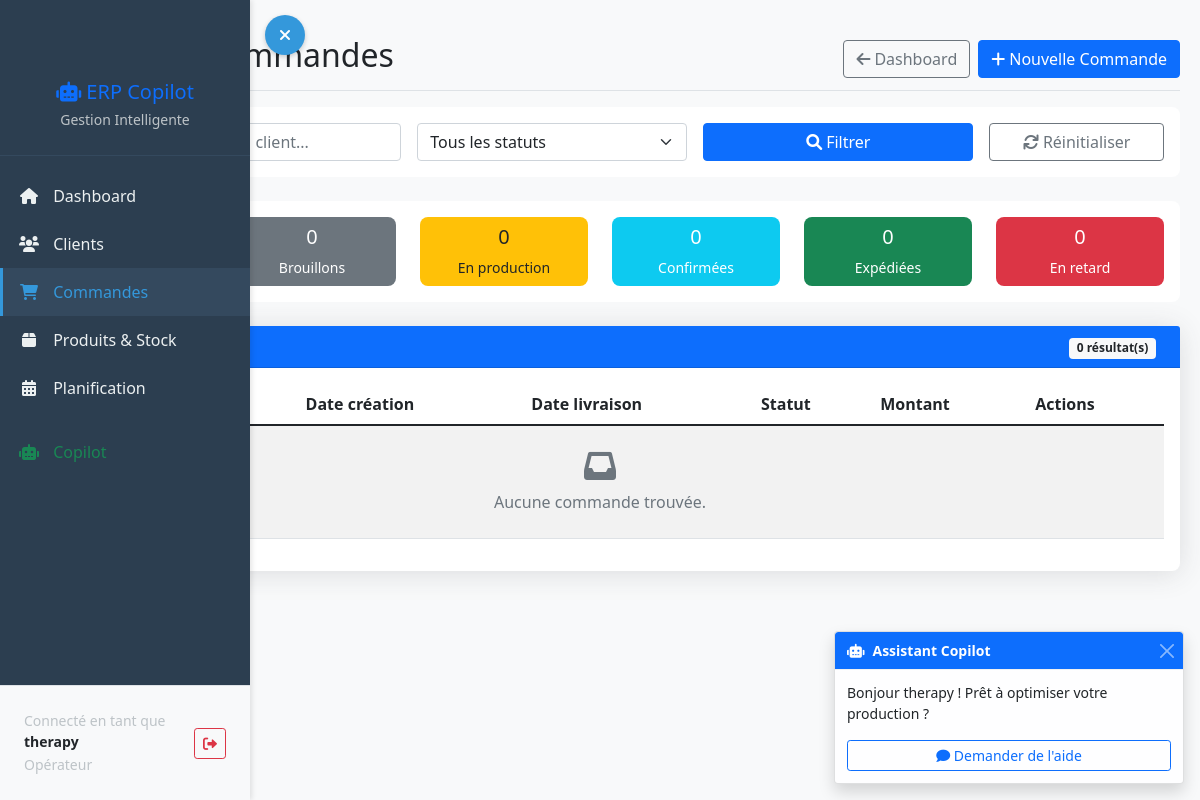
The page /orders/ (signed in) on the database as committed earlier.
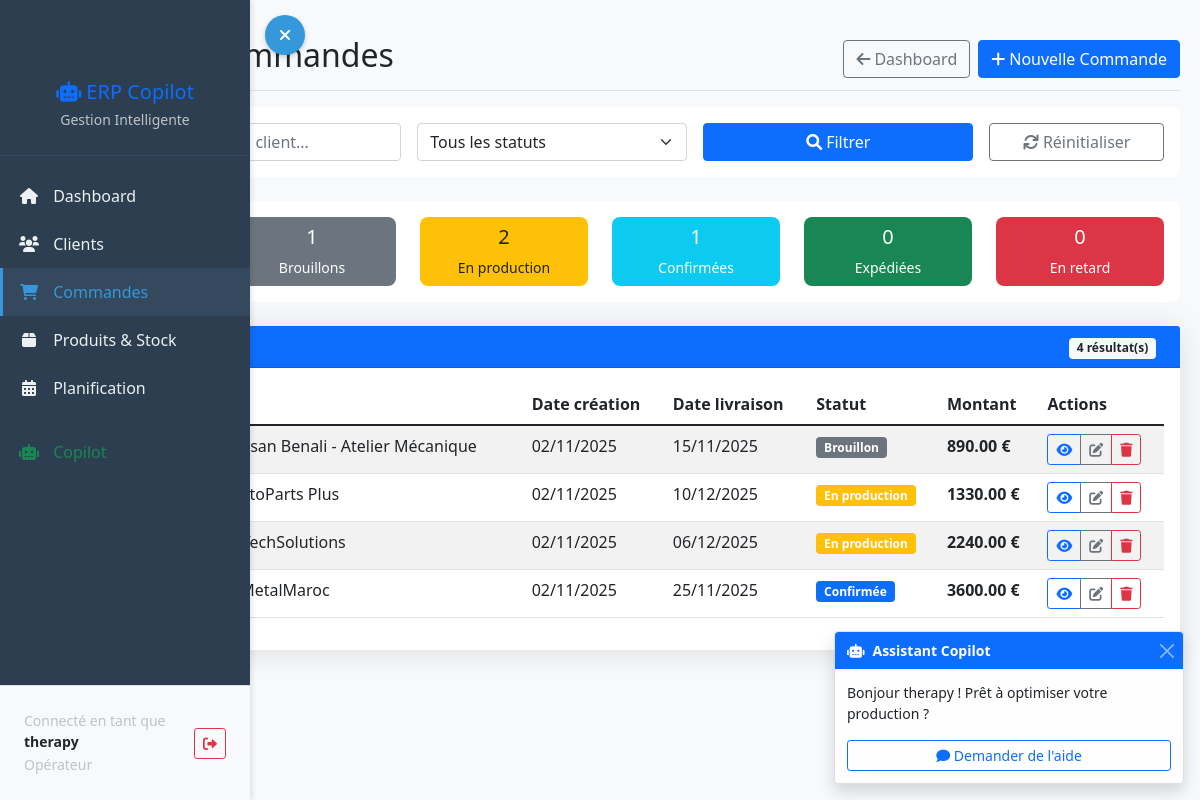
The same page on the database as committed later.
### dashboard/models.py (models this page shows, shortened)
class CustomUser(AbstractUser):
    ROLE_CHOICES = [
        ('admin', 'Administrateur'),
        ('manager', 'Manager'),
        ('operator', 'Opérateur'),
    ]
    role = models.CharField(max_length=20, choices=ROLE_CHOICES, default='operator')
    phone = models.CharField(max_length=20, blank=True)

class Order(models.Model):
    STATUS_CHOICES = [
        ('draft', 'Brouillon'),
        ('confirmed', 'Confirmée'),
        ('in_production', 'En production'),
        ('shipped', 'Expédiée'),
        ('delivered', 'Livrée'),
        ('cancelled', 'Annulée'),
    ]
    order_number = models.CharField(max_length=20, unique=True)
    customer = models.ForeignKey(Customer, on_delete=models.CASCADE)
    status = models.CharField(max_length=20, choices=STATUS_CHOICES, default='draft')
    created_at = models.DateTimeField(auto_now_add=True)
    delivery_date = models.DateField()
    total_amount = models.DecimalField(max_digits=12, decimal_places=2, default=0)
    @property
    def is_delayed(self):
        return self.delivery_date < timezone.now().date() and self.status not in ['shipped', 'delivered', 'cancelled']

class Customer(models.Model):
    name = models.CharField(max_length=100)
    email = models.EmailField()
    phone = models.CharField(max_length=20)
    address = models.TextField()

### dashboard/views.py (the view)
# urls.py: path('orders/', views.order_list, name='order_list'),
@login_required
def order_list(request):
    orders = Order.objects.select_related('customer').all().order_by('-created_at')
    status_filter = request.GET.get('status', '')
    if status_filter:
        orders = orders.filter(status=status_filter)
    search_query = request.GET.get('search', '')
    if search_query:
        orders = orders.filter(
            Q(order_number__icontains=search_query) |
            Q(customer__name__icontains=search_query)
        )
    total_orders = Order.objects.count()
    draft_orders = Order.objects.filter(status='draft').count()
    confirmed_orders = Order.objects.filter(status='confirmed').count()
    production_orders = Order.objects.filter(status='in_production').count()
    shipped_orders = Order.objects.filter(status='shipped').count()
    delayed_orders = Order.objects.filter(
        delivery_date__lt=timezone.now().date(),
        status__in=['confirmed', 'in_production']
    ).count()
    return render(request, 'dashboard/orders/order_list.html', {
        'orders': orders,
        'status_filter': status_filter,
        'search_query': search_query,
        'total_orders': total_orders,
        'draft_orders': draft_orders,
        'confirmed_orders': confirmed_orders,
        'production_orders': production_orders,
        'shipped_orders': shipped_orders,
        'delayed_orders': delayed_orders,
    })

### templates/dashboard/orders/order_list.html (shortened to what this page needs)
{% extends 'base.html' %}
{% block content %}
<div class="d-flex justify-content-between flex-wrap flex-md-nowrap align-items-center pt-3 pb-2 mb-3 border-bottom">
    <h1 class="h2">
        Liste des Commandes
    </h1>
    <div class="btn-toolbar mb-2 mb-md-0">
        <a href="{% url 'dashboard' %}" class="btn btn-outline-secondary me-2">
            <i class="fas fa-arrow-left me-1"></i>Dashboard
        </a>
        <a href="{% url 'create_order' %}" class="btn btn-primary">
            <i class="fas fa-plus me-1"></i>Nouvelle Commande
        </a>
    </div>
</div>
<div class="row mb-4">
    <div class="col-12">
        <div class="card">
            <div class="card-body">
                <form method="get" class="row g-3 align-items-center">
                    <div class="col-md-4">
                    </div>
                    <div class="col-md-3">
                        <select name="status" class="form-select">
                            <option value="">Tous les statuts</option>
                        </select>
                    </div>
                    <div class="col-md-3">
                        <button type="submit" class="btn btn-primary w-100">
                            <i class="fas fa-search me-1"></i>Filtrer
                        </button>
                    </div>
                    <div class="col-md-2">
                        <a href="{% url 'order_list' %}" class="btn btn-outline-secondary w-100">
                            <i class="fas fa-refresh me-1"></i>Réinitialiser
                        </a>
                    </div>
                </form>
            </div>
        </div>
    </div>
</div>
<div class="row mb-4">
    <div class="col-12">
        <div class="card">
            <div class="card-body">
                <div class="row text-center">
                    <div class="col-md-2">
                        <div class="card bg-primary text-white">
                            <div class="card-body py-2">
                                <h5 class="card-title">{{ total_orders }}</h5>
                                <p class="card-text small">Total</p>
                            </div>
                        </div>
                    </div>
                    <div class="col-md-2">
                        <div class="card bg-secondary text-white">
                            <div class="card-body py-2">
                                <h5 class="card-title">{{ draft_orders }}</h5>
                                <p class="card-text small">Brouillons</p>
                            </div>
                        </div>
                    </div>
                    <div class="col-md-2">
                        <div class="card bg-warning text-dark">
                            <div class="card-body py-2">
                                <h5 class="card-title">{{ production_orders }}</h5>
                                <p class="card-text small">En production</p>
                            </div>
                        </div>
                    </div>
                    <div class="col-md-2">
                        <div class="card bg-info text-white">
                            <div class="card-body py-2">
                                <h5 class="card-title">{{ confirmed_orders }}</h5>
                                <p class="card-text small">Confirmées</p>
                            </div>
                        </div>
                    </div>
                    <div class="col-md-2">
                        <div class="card bg-success text-white">
                            <div class="card-body py-2">
                                <h5 class="card-title">{{ shipped_orders }}</h5>
                                <p class="card-text small">Expédiées</p>
                            </div>
                        </div>
                    </div>
                    <div class="col-md-2">
                        <div class="card bg-danger text-white">
                            <div class="card-body py-2">
                                <h5 class="card-title">{{ delayed_orders }}</h5>
                                <p class="card-text small">En retard</p>
                            </div>
                        </div>
                    </div>
                </div>
            </div>
        </div>
    </div>
</div>
<div class="row">
    <div class="col-12">
        <div class="card shadow">
            <div class="card-header bg-primary text-white d-flex justify-content-between align-items-center">
                <h5 class="mb-0">Commandes ({{ orders.count }})</h5>
                <div>
                    <span class="badge bg-light text-dark me-2">{{ orders.count }} résultat(s)</span>
                </div>
            </div>
            <div class="card-body">
                <div class="table-responsive">
                    <table class="table table-striped table-hover">
                        <thead>
                            <tr>
                                <th>Numéro</th>
                                <th>Client</th>
                                <th>Date création</th>
                                <th>Date livraison</th>
                                <th>Statut</th>
                                <th>Montant</th>
                                <th>Actions</th>
                            </tr>
                        </thead>
                        <tbody>
                            {% for order in orders %}
                            <tr>
                                <td>
                                    <strong>{{ order.order_number }}</strong>
                                </td>
                                <td>{{ order.customer.name }}</td>
                                <td>{{ order.created_at|date:"d/m/Y" }}</td>
                                <td class="{% if order.is_delayed %}text-danger fw-bold{% endif %}">
                                    {{ order.delivery_date|date:"d/m/Y" }}
                                </td>
                                <td>
                                    <span class="badge
                                        {% if order.status == 'draft' %}bg-secondary
                                        {% elif order.status == 'confirmed' %}bg-primary
                                        {% elif order.status == 'in_production' %}bg-warning
                                        {% elif order.status == 'shipped' %}bg-success
                                        {% elif order.status == 'delivered' %}bg-info
                                        {% else %}bg-dark{% endif %}">
                                        {{ order.get_status_display }}
                                    </span>
                                </td>
                                <td><strong>{{ order.total_amount }} €</strong></td>
                                <td>
                                    <div class="btn-group btn-group-sm">
                                        <a href="{% url 'order_detail' order.id %}" class="btn btn-outline-primary" title="Voir">
                                            <i class="fas fa-eye"></i>
                                        </a>
                                        <a href="{% url 'edit_order' order.id %}" class="btn btn-outline-secondary" title="Modifier">
                                            <i class="fas fa-edit"></i>
                                        </a>
                                        <a href="{% url 'delete_order' order.id %}" class="btn btn-outline-danger" title="Supprimer">
                                            <i class="fas fa-trash"></i>
                                        </a>
                                    </div>
                                </td>
                            </tr>
                            {% empty %}
                            <tr>
                                <td colspan="7" class="text-center text-muted py-4">
                                    <i class="fas fa-inbox fa-2x mb-2"></i><br>
                                    Aucune commande trouvée.
                                </td>
                            </tr>
                            {% endfor %}
                        </tbody>
                    </table>
                </div>
            </div>
        </div>
    </div>
</div>
{% endblock %}

### templates/base.html (shortened to what this page needs)
<!DOCTYPE html>
<html lang="fr">
<head>
    <link href="https://cdn.jsdelivr.net/npm/bootstrap@5.1.3/dist/css/bootstrap.min.css" rel="stylesheet">
    <link href="https://cdnjs.cloudflare.com/ajax/libs/font-awesome/6.0.0/css/all.min.css" rel="stylesheet">
</head>
<body>
            <nav class="sidebar" id="sidebar">
                <div class="sidebar-sticky">
                    <div class="text-center">
                        <h5 class="text-primary">
                            <i class="fas fa-robot"></i> ERP Copilot
                        </h5>
                        <small class="text-muted">Gestion Intelligente</small>
                    </div>
                <ul class="nav flex-column mt-3">
            <li class="nav-item">
                <a class="nav-link {% if request.resolver_match.url_name == 'dashboard' %}active{% endif %}"
                href="{% url 'dashboard' %}">
                    <i class="fas fa-home"></i>
                    Dashboard
                </a>
            </li>
            <li class="nav-item">
                <a class="nav-link {% if 'customers' in request.path %}active{% endif %}"
                href="{% url 'customer_list' %}">
                    <i class="fas fa-users"></i>
                    Clients
                </a>
            </li>
            <li class="nav-item">
                <a class="nav-link {% if 'orders' in request.path %}active{% endif %}"
                href="{% url 'order_list' %}">
                    <i class="fas fa-shopping-cart"></i>
                    Commandes
                </a>
            </li>
            <li class="nav-item">
                <a class="nav-link {% if 'products' in request.path or 'stock' in request.path %}active{% endif %}"
                href="{% url 'product_list' %}">
                    <i class="fas fa-box"></i>
                    Produits & Stock
                </a>
            </li>
            <li class="nav-item">
                <a class="nav-link {% if 'planning' in request.path %}active{% endif %}"
                href="{% url 'planning_dashboard' %}">
                    <i class="fas fa-calendar-alt"></i>
                    Planification
                </a>
            </li>
                <li class="nav-item mt-3">
                    <a class="nav-link text-success" href="#">
                        <i class="fas fa-robot"></i>
                        Copilot
                    </a>
                </li>
            </ul>
            <div class="position-absolute bottom-0 start-0 end-0 border-top bg-light">
                <div class="d-flex align-items-center p-2">
                    <div class="flex-grow-1">
                        <small class="text-muted d-block">Connecté en tant que</small>
                        <div class="fw-bold text-dark small">{{ user.username }}</div>
                        <small class="text-muted">{{ user.get_role_display }}</small>
                    </div>
                    <form method="post" action="{% url 'logout' %}" class="m-0">
                        <button type="submit" class="btn btn-sm btn-outline-danger" title="Déconnexion">
                            <i class="fas fa-sign-out-alt"></i>
                        </button>
                    </form>
                </div>
            </div>
        </div>
    </nav>
    <button class="sidebar-toggle" id="sidebarToggle">
        <i class="fas fa-bars" id="toggleIcon"></i>
    </button>
    <main id="mainContent">
        {% block content %}
        {% endblock %}
    </main>
    <div class="position-fixed bottom-0 end-0 m-3" style="z-index: 1050;">
        <div class="toast show" role="alert">
            <div class="toast-header bg-primary text-white">
                <i class="fas fa-robot me-2"></i>
                <strong class="me-auto">Assistant Copilot</strong>
                <button type="button" class="btn-close btn-close-white" data-bs-dismiss="toast"></button>
            </div>
            <div class="toast-body">
                <p>Bonjour {{ user.username }} ! Prêt à optimiser votre production ?</p>
                <button class="btn btn-sm btn-outline-primary w-100">
                    <i class="fas fa-comment"></i> Demander de l'aide
                </button>
            </div>
        </div>
    </div>
</body>
</html>

Rows that differ between the two databases and show on the page:
added Order: customer.name "M. Hassan Benali - Atelier Mécanique", created_at "02/11/2025", delivery_date "15/11/2025", status "Brouillon", total_amount "890.00"
added Order: customer.name "STE AutoParts Plus", created_at "02/11/2025", delivery_date "10/12/2025", status "En production", total_amount "1330.00"
added Order: customer.name "EURL TechSolutions", created_at "02/11/2025", delivery_date "06/12/2025", status "En production", total_amount "2240.00"
added Order: customer.name "SARL MetalMaroc", created_at "02/11/2025", delivery_date "25/11/2025", status "Confirmée", total_amount "3600.00"
Other text that changed with them:
{{ draft_orders }}: "0" → "1"
{{ production_orders }}: "0" → "2"
{{ confirmed_orders }}: "0" → "1"
{{ orders.count }}: "0" → "4"
text no longer shown: "Aucune commande trouvée."
